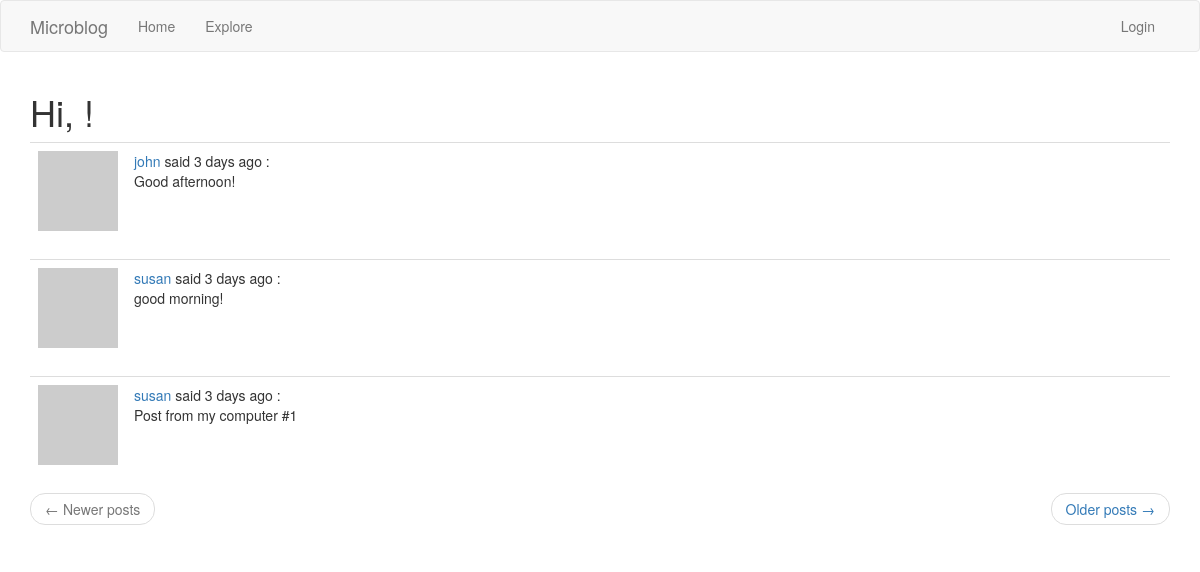
/explore, run on the app's committed database.
### app/models.py (models this page shows, shortened)
class Post(db.Model):
    id = db.Column(db.Integer, primary_key=True)
    body = db.Column(db.String(140))
    timestamp = db.Column(db.DateTime, index=True, default=datetime.utcnow)
    user_id = db.Column(db.Integer, db.ForeignKey('user.id'))

### app/routes.py (the view)
@app.route('/explore')
def explore():
    page = request.args.get('page', 1, type=int)
    posts = Post.query.order_by(Post.timestamp.desc()).paginate(page, app.config.get('POST_PER_PAGE', 3), False)
    next_url = url_for('explore', page=posts.next_num) if posts.has_next else None
    prev_url = url_for('explore', page=posts.prev_num) if posts.has_prev else None
    for i, p in enumerate(posts.items):
        if p.author is None:
            posts.items[i] = {'author': 'none', 'body': 'nothing'}
    return render_template("index.html", title='Explore',
                           posts=[(p if p.author else {'author': 'none', 'body': 'nothing'}) for p in posts.items],
                           next_url=next_url, prev_url=prev_url)

### app/models.py (called while the page is built)
    def avatar(self, size):
        digest = md5(self.email.lower().encode('utf-8')).hexdigest()
        return f'https://www.gravatar.com/avatar/{digest}?s={size}&d=identicon'

### app/routes.py (called while the page is built)
@app.before_request
def before_request():
    if current_user.is_authenticated:
        current_user.last_seen = datetime.utcnow()
        db.session.commit()
    g.locale = str(get_locale())

### app/templates/index.html (shortened to what this page needs)
{% extends "base.html" %}
{% import 'bootstrap/wtf.html' as wtf %}
{% block app_content %}
    <h1>Hi, {{ current_user.username }}!</h1>
    {% for post in posts %}
        {% include '_post.html' %}
    {% endfor %}
    <nav aria-label="...">
        <ul class="pager">
            <li class="previous{% if not prev_url %} disabled{% endif %}">
                <a href="{{ prev_url or '#' }}">
                    <span aria-hidden="true">&larr;</span> Newer posts
                </a>
            </li>
            <li class="next{% if not next_url %} disabled{% endif %}">
                <a href="{{ next_url or '#' }}">
                    Older posts <span aria-hidden="true">&rarr;</span>
                </a>
            </li>
        </ul>
    </nav>
{% endblock %}

### app/templates/_post.html (shortened to what this page needs)
<table class="table table-hover">
    <tr>
        <td width="70px">
            <a href="{{ url_for('user', username=post.author.username) }}">
                <img src="{{ post.author.avatar(70) }}" />
            </a>
        </td>
        <td>
            {{ _('%(username)s said %(when)s', username=user_link, when=moment(post.timestamp).fromNow()) }}
            :<br>{{ post.body }}
        </td>
    </tr>
</table>

### data on the page
Post: body "Good afternoon!"
Post: body "good morning!"
Post: body "Post from my computer #1"
